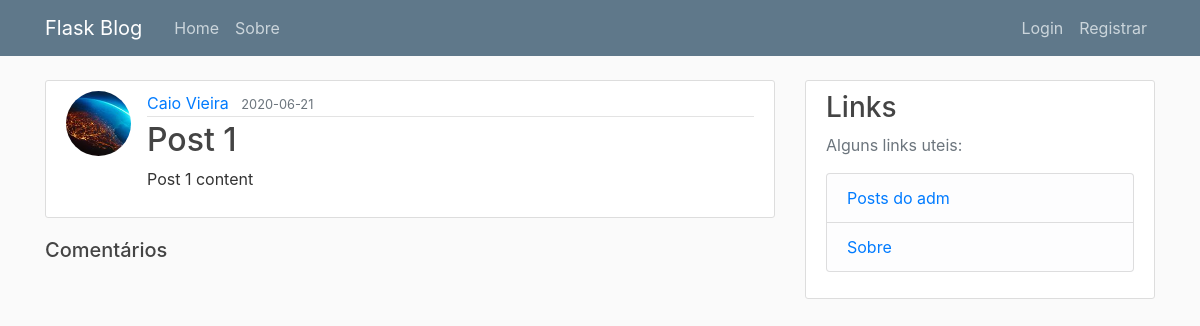
/post/1, run on an earlier commit of the app's database.
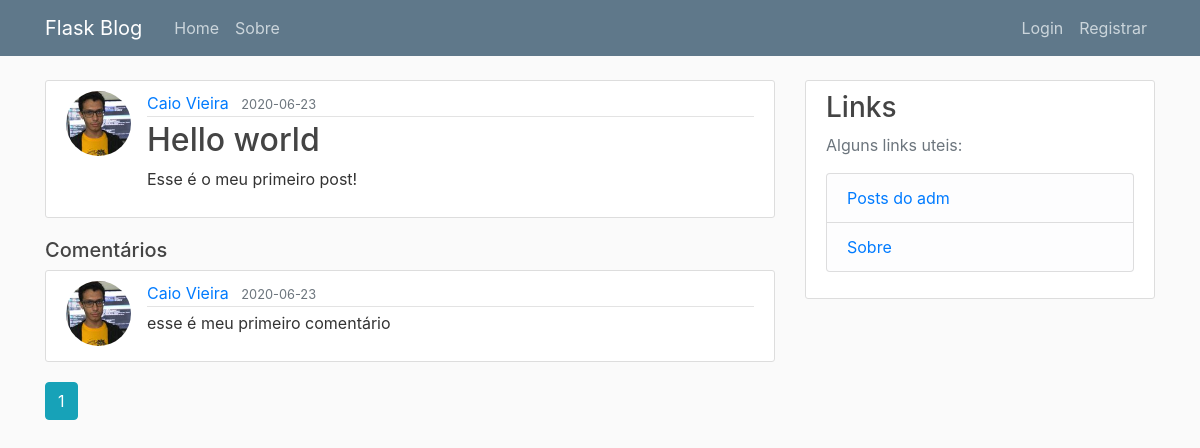
And on a later commit of the database.
### flaskblog/models.py (models this page shows, shortened)
class User(db.Model, UserMixin):
    id = db.Column(
        db.Integer,
        primary_key=True
    )
    username = db.Column(
        db.String(25),
        unique=True,
        nullable=False
    )
    email = db.Column(
        db.String(125),
        unique=True,
        nullable=False
    )
    image_file = db.Column(
        db.String(20),
        nullable=False,
        default='default.jpg'
    )
    password = db.Column(
        db.String(60),
        nullable=True
    )
    posts = db.relationship(
        'Post',
        backref='author',
        lazy=True
    )
    comments = db.relationship(
        'Comment',
        backref='author',
        lazy=True
    )

class Post(db.Model):
    id = db.Column(
        db.Integer,
        primary_key=True
    )
    title = db.Column(
        db.String(100),
        nullable=False
    )
    date_posted = db.Column(
        db.DateTime,
        nullable=False,
        default=datetime.utcnow
    )
    content = db.Column(
        db.Text,
        nullable=False
    )
    user_id = db.Column(
        db.Integer,
        db.ForeignKey('user.id'),
        nullable=False
    )
    comments = db.relationship(
        'Comment',
        backref='post',
        lazy=True
    )

class Comment(db.Model):
    id = db.Column(
        db.Integer,
        primary_key=True
    )
    date_posted = db.Column(
        db.DateTime,
        nullable=False,
        default=datetime.utcnow
    )
    content = db.Column(
        db.Text,
        nullable=False
    )
    user_id = db.Column(
        db.Integer,
        db.ForeignKey('user.id'),
        nullable=False
    )
    post_id = db.Column(
        db.Integer,
        db.ForeignKey('post.id'),
        nullable=False
    )

### flaskblog/posts/routes.py (the view, shortened to what this page needs)
@posts.route('/post/<int:post_id>', methods=['GET', 'POST'])
def post(post_id):
    page = request.args.get('page', 1, type=int)
    post = Post.query.get_or_404(post_id)
    comments = Comment.query\
        .filter_by(
            post=post
        )\
        .order_by(
            Comment.date_posted.desc()
        )\
        .paginate(
            per_page=6,
            page=page
        )
    form = CommentForm()
    return render_template(
        'post.html',
        title=post.title,
        post=post,
        form=form,
        comments=comments
    )

### flaskblog/templates/post.html (shortened to what this page needs)
{% extends 'layout.html' %}
{% block content %}
<article class="media content-section">
    <img class="rounded-circle article-img" src="{{ url_for('static', filename='profile_pics/' + post.author.image_file) }}" alt="" />
    <div class="media-body">
        <div class="article-metadata">
            <a class="mr-2" href="{{ url_for('users.user_posts', username=post.author.username) }}">{{ post.author.username }}</a>
            <small class="text-muted">{{ post.date_posted.strftime('%Y-%m-%d') }}</small>
        </div>
        <h2 class="article-title">{{ post.title }}</h2>
        <p class="article-content">{{ post.content }}</p>
    </div>
</article>
<h5>Comentários</h5>
{% for comment in comments.items %}
<article class="media content-section">
    <img class="rounded-circle article-img" src="{{ url_for('static', filename='profile_pics/' + comment.author.image_file) }}" alt=""/>
    <div class="media-body">
        <div class="article-metadata">
            <a class="mr-2" href="{{ url_for('users.user_posts', username=comment.author.username) }}">{{ comment.author.username }}</a>
            <small class="text-muted">{{ comment.date_posted.strftime('%Y-%m-%d') }}</small>
        </div>
        <p class="article-content">{{ comment.content }}</p>
    </div>
</article>
{% endfor %}
{% for page_num in comments.iter_pages(left_edge=1, right_edge=1, left_current=1, right_current=2) %}
    {% if page_num %}
        {% if comments.page == page_num %}
            <a class="btn btn-info mb-4" href="{{ url_for('posts.post', page=page_num, post_id=post.id) }}">{{ page_num }}</a>
        {% else %}
            <a class="btn btn-outline-info mb-4" href="{{ url_for('posts.post', page=page_num, post_id=post.id) }}">{{ page_num }}</a>
        {% endif %}
    {% else %}
        ...
    {% endif %}
{% endfor %}
{% endblock content %}

What changed in the data, as far as the page shows it:
changed User "Caio Vieira": image_file: a different picture
changed Post: date_posted "2020-06-21" → "2020-06-23"; title "Post 1" → "Hello world"; content "Post 1 content" → "Esse é o meu primeiro post!"
now on this page (row edited): Comment: image_file (picture), author.username "Caio Vieira", date_posted "2020-06-23", content "esse é meu primeiro comentário"
Also different on the page:
new list line: "1"
